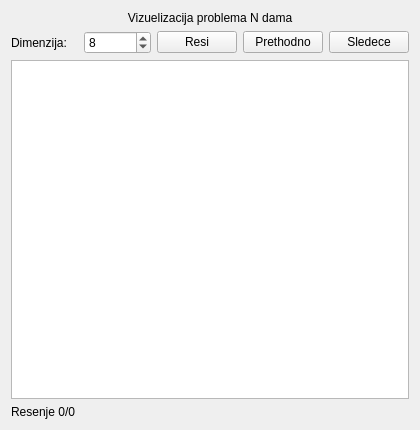
<?xml version="1.0" encoding="UTF-8"?>
<ui version="4.0">
 <class>QueensForm</class>
 <widget class="QWidget" name="QueensForm">
  <property name="geometry">
   <rect>
    <x>0</x>
    <y>0</y>
    <width>420</width>
    <height>430</height>
   </rect>
  </property>
  <property name="windowTitle">
   <string>N dama</string>
  </property>
  <layout class="QVBoxLayout" name="verticalLayout">
   <item>
    <widget class="QLabel" name="labelTitle">
     <property name="text">
      <string>Vizuelizacija problema N dama</string>
     </property>
     <property name="alignment">
      <set>Qt::AlignCenter</set>
     </property>
    </widget>
   </item>
   <item>
    <layout class="QHBoxLayout" name="controlLayout">
     <item>
      <widget class="QLabel" name="labelSize">
       <property name="text">
        <string>Dimenzija:</string>
       </property>
      </widget>
     </item>
     <item>
      <widget class="QSpinBox" name="spinSize">
       <property name="minimum">
        <number>4</number>
       </property>
       <property name="maximum">
        <number>10</number>
       </property>
       <property name="value">
        <number>8</number>
       </property>
      </widget>
     </item>
     <item>
      <widget class="QPushButton" name="buttonSolve">
       <property name="text">
        <string>Resi</string>
       </property>
      </widget>
     </item>
     <item>
      <widget class="QPushButton" name="buttonPrevious">
       <property name="text">
        <string>Prethodno</string>
       </property>
      </widget>
     </item>
     <item>
      <widget class="QPushButton" name="buttonNext">
       <property name="text">
        <string>Sledece</string>
       </property>
      </widget>
     </item>
    </layout>
   </item>
   <item>
    <widget class="QTableWidget" name="tableBoard">
     <property name="editTriggers">
      <set>QAbstractItemView::NoEditTriggers</set>
     </property>
     <property name="showGrid">
      <bool>true</bool>
     </property>
    </widget>
   </item>
   <item>
    <widget class="QLabel" name="labelStatus">
     <property name="text">
      <string>Resenje 0/0</string>
     </property>
    </widget>
   </item>
  </layout>
 </widget>
 <resources/>
 <connections/>
</ui>
